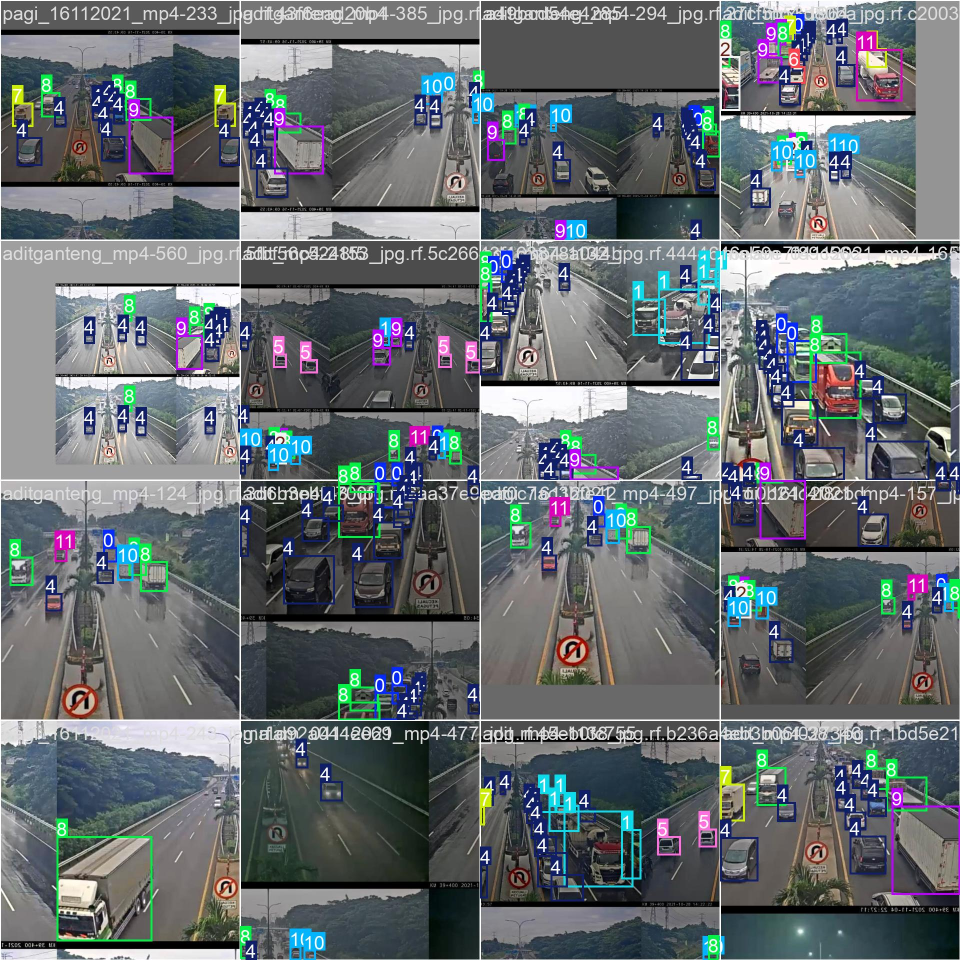
#> input picture data/runs/yolo11n_traffic/train_batch0.jpg, 1920 x 1920 px (shown at 1/2 size)
$ python -i preprocessing.py   (imports and definitions only)
#> lines starting #> are read from the running program, lines starting #| are printed output that depends on the picture
#> further down, picture is the input picture: shape (1920, 1920, 3); mean B, G, R 110.9, 107, 100.3
'''Image preprocessing for Smart Traffic Monitoring (input/output = BGR uint8 จาก OpenCV)

ใช้จริงใน pipeline : median_filter, letterbox, preprocess_frame
ทดลองแล้วไม่ใช้     : gamma_correction, auto_gamma, clahe, enhance_low_light (ทำให้ภาพกลางคืนแย่ลง −0.168 mAP50)
ใช้สร้างชุดทดสอบ    : simulate_low_light, add_salt_pepper
'''
import cv2
import numpy as np


# ======================= ใช้จริง =======================
def median_filter(img, k=3):
    '''ลด noise แบบจุด (salt & pepper): แทนพิกเซลด้วยค่ากลางของหน้าต่าง k×k — ไม่ทำให้ขอบรถเบลอ'''
    return cv2.medianBlur(img, k)


# [10 lines left out: function letterbox, not called in this run]


def preprocess_frame(img, denoise=False):
    '''ขั้นตอนก่อนส่งเข้า YOLO ใน app (letterbox ทำภายใน YOLO อัตโนมัติอยู่แล้วตอน predict/track)'''
    return median_filter(img, 3) if denoise else img


# ================== ทดลองแล้วไม่ใช้ ==================
# [12 lines left out: functions gamma_correction, auto_gamma, not called in this run]


def clahe(img, clip=2.0, tile=8):
    '''CLAHE บนช่อง L ของ LAB (สีไม่เพี้ยน)'''
#> called with clip = 2, tile = 8
    lab = cv2.cvtColor(img, cv2.COLOR_BGR2LAB)
#> lab: shape (1920, 1920, 3); mean of channels 0, 1, 2 113.1, 127.6, 125.3
    lab[..., 0] = cv2.createCLAHE(clipLimit=clip, tileGridSize=(tile, tile)).apply(lab[..., 0])
#> lab: shape (1920, 1920, 3); mean of channels 0, 1, 2 122.8, 127.6, 125.3
    return cv2.cvtColor(lab, cv2.COLOR_LAB2BGR)
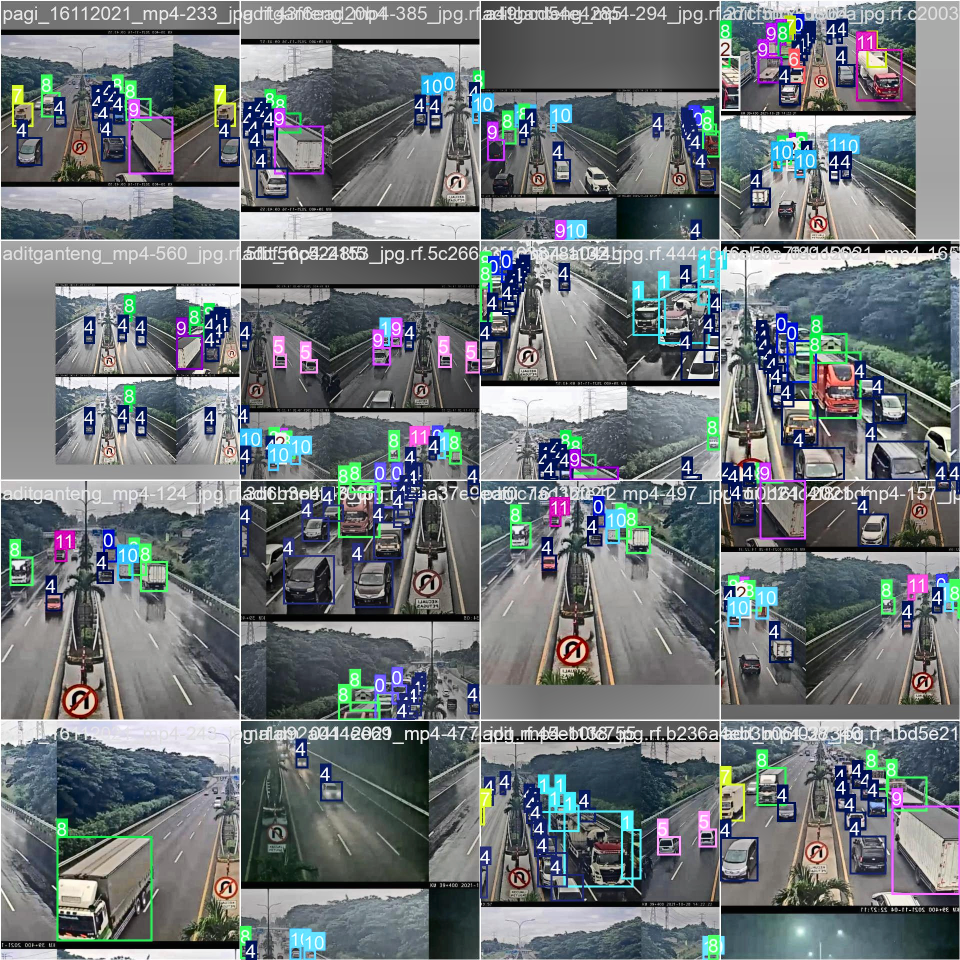
#> returned value: shape (1920, 1920, 3) (shown at 1/2 size); mean B, G, R 120.6, 117.2, 110.8


def brightness(img):
    return float(cv2.cvtColor(img, cv2.COLOR_BGR2HSV)[..., 2].mean())


# [22 lines left out: functions enhance_low_light, simulate_low_light, add_salt_pepper, not called in this run]

>>> import cv2
>>> picture = cv2.imread('../data/runs/yolo11n_traffic/train_batch0.jpg')
>>> result = clahe(picture)

$ run again, on data/runs/yolo11n_traffic/train_batch1.jpg
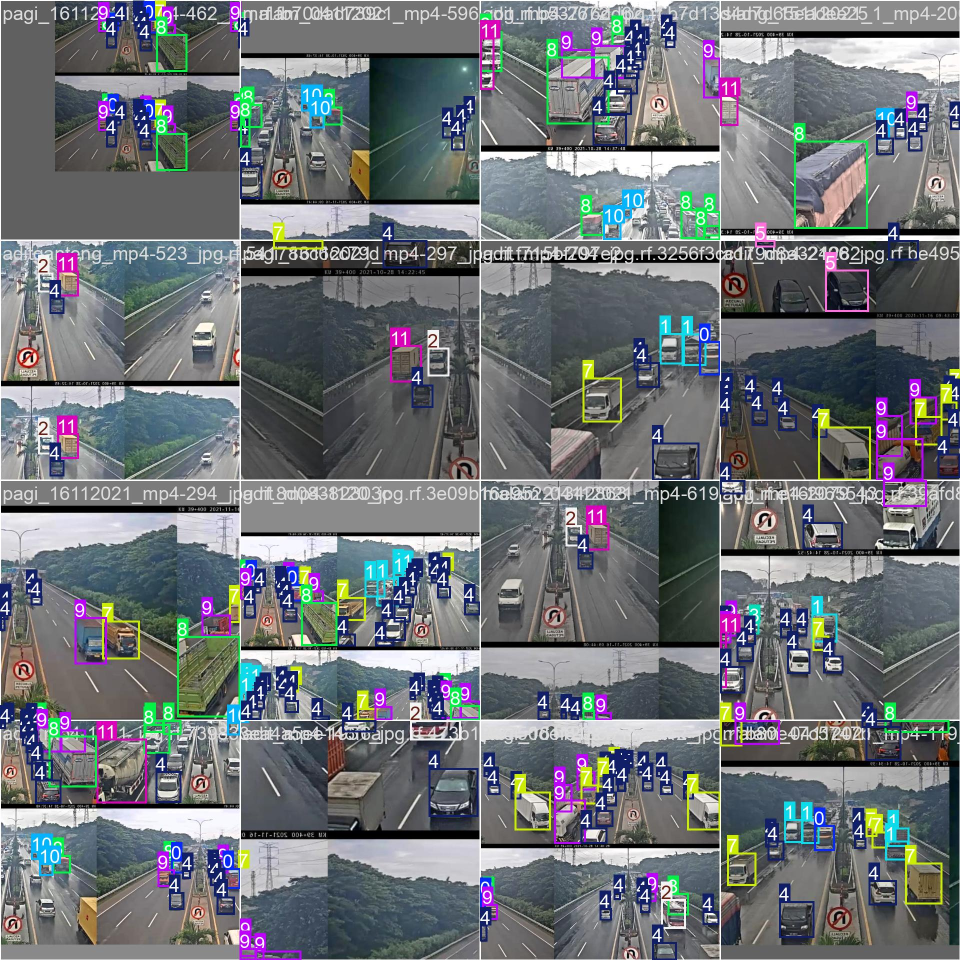
#> input picture data/runs/yolo11n_traffic/train_batch1.jpg, 1920 x 1920 px (shown at 1/2 size)
#> picture is the input picture: shape (1920, 1920, 3); mean B, G, R 118.6, 114.2, 110.1
#> in clahe, `return cv2.cvtColor(lab, cv2.COLOR_LAB2BGR)`:
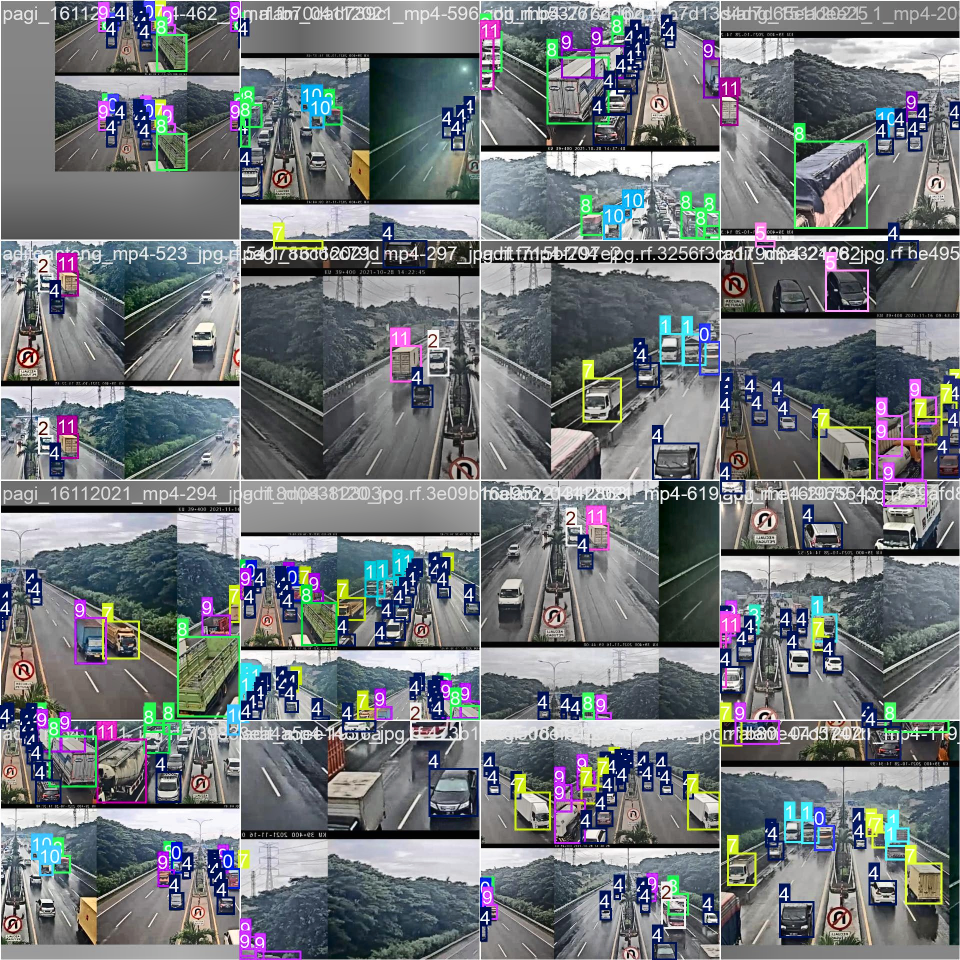
#> returned value: shape (1920, 1920, 3) (shown at 1/2 size); mean B, G, R 123.1, 119.2, 114.8

$ run again, on data/runs/yolo11n_traffic/train_batch2.jpg
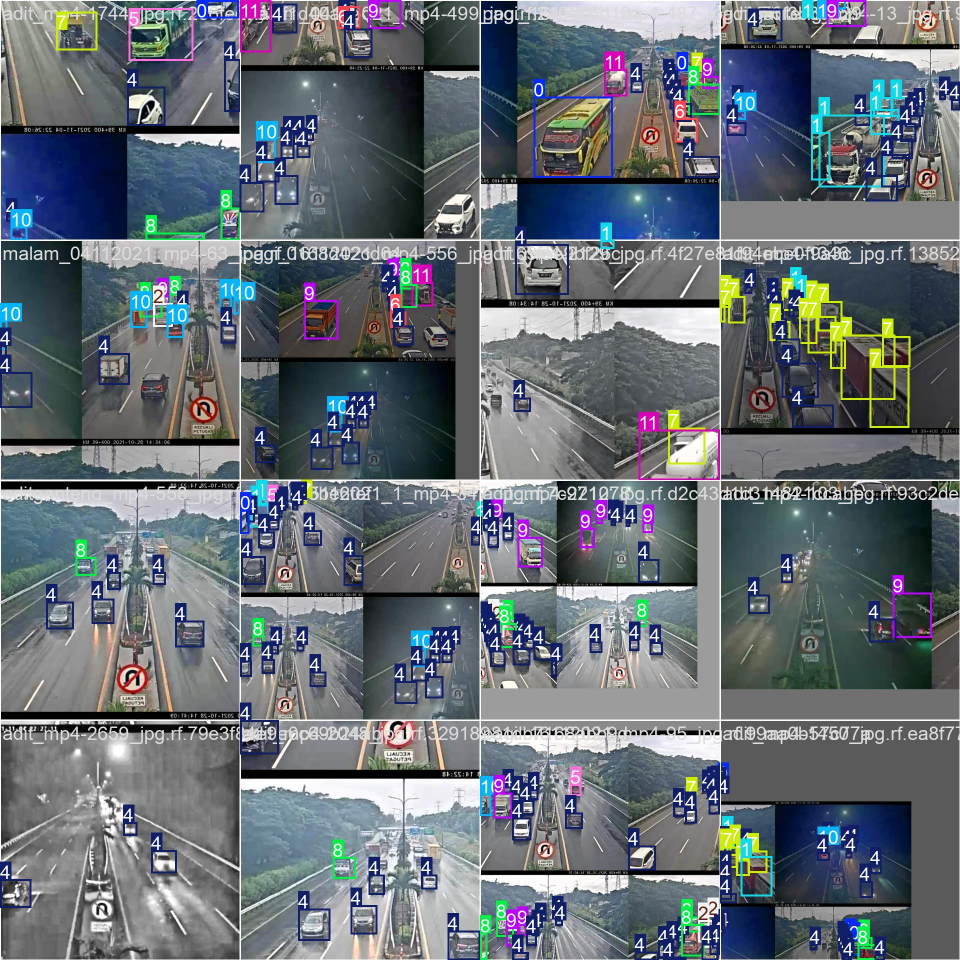
#> input picture data/runs/yolo11n_traffic/train_batch2.jpg, 1920 x 1920 px (shown at 1/2 size)
#> picture is the input picture: shape (1920, 1920, 3); mean B, G, R 116.4, 109.2, 101.8
#> in clahe, `return cv2.cvtColor(lab, cv2.COLOR_LAB2BGR)`:
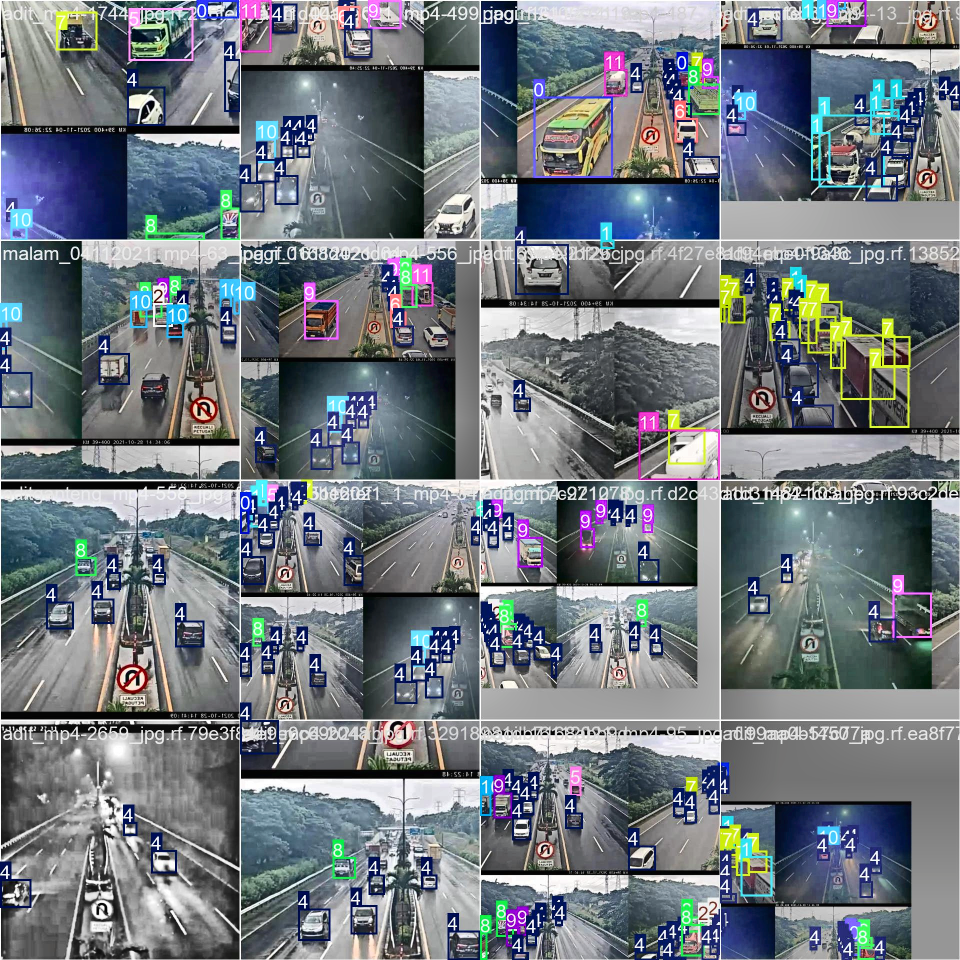
#> returned value: shape (1920, 1920, 3) (shown at 1/2 size); mean B, G, R 126, 119.1, 111.9

$ run again, on data/runs/yolo11n_traffic/val_batch0_pred.jpg
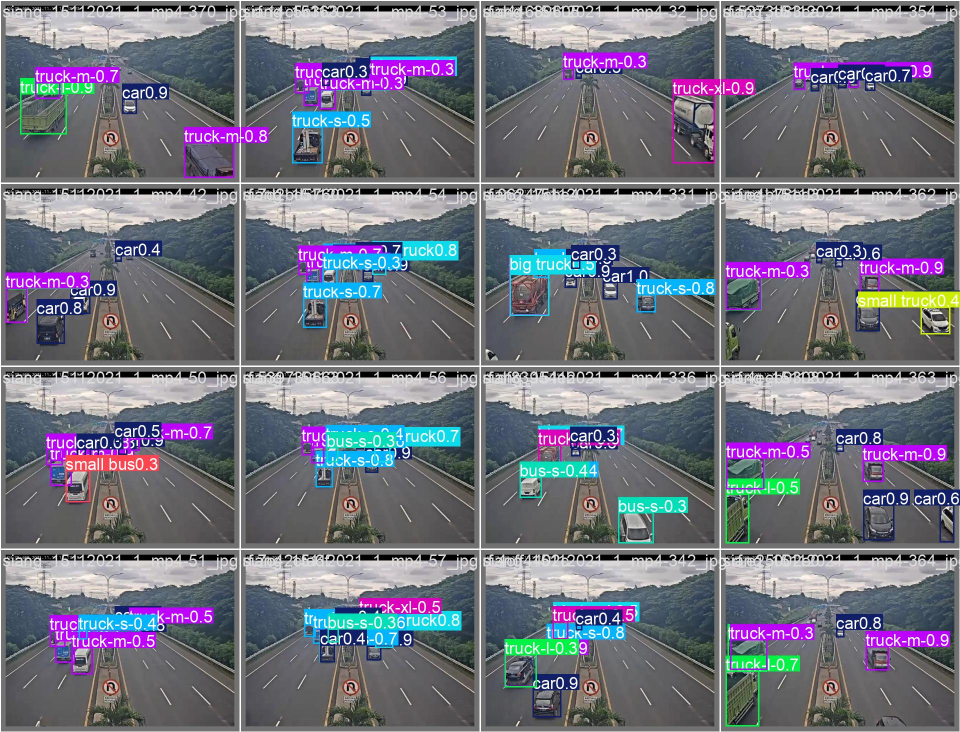
#> input picture data/runs/yolo11n_traffic/val_batch0_pred.jpg, 1920 x 1464 px (shown at 1/2 size)
#> picture is the input picture: shape (1464, 1920, 3); mean B, G, R 125.7, 114.5, 113
#> in clahe, `return cv2.cvtColor(lab, cv2.COLOR_LAB2BGR)`:
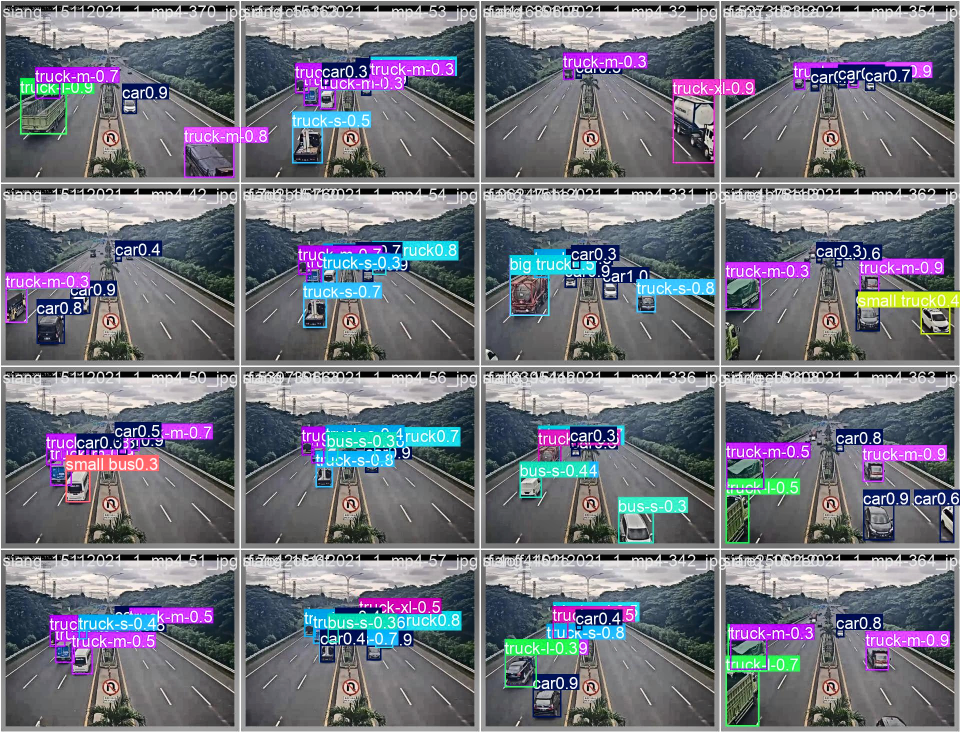
#> returned value: shape (1464, 1920, 3) (shown at 1/2 size); mean B, G, R 126.2, 116.1, 114.3
